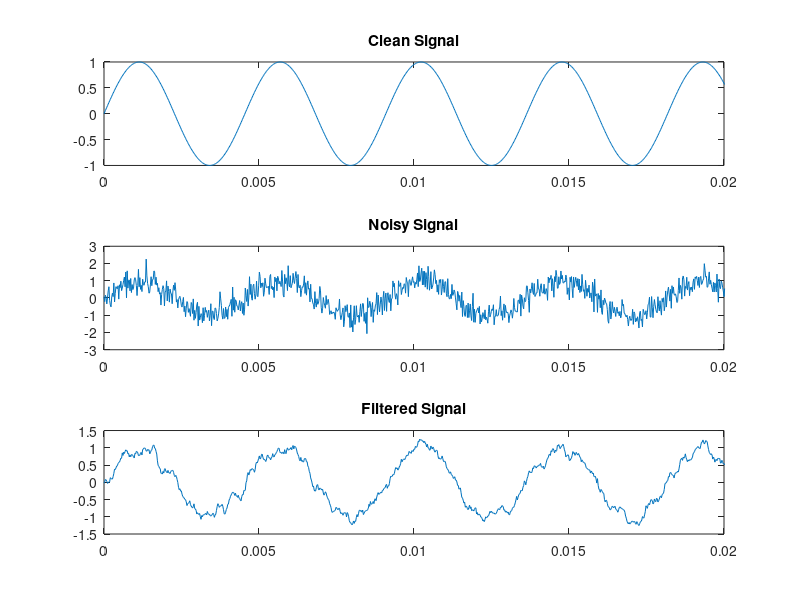

Here is the MATLAB script that generated this plot:
clc; clear;

% Parameters
fs = 44100;          
t = 0:1/fs:5;        

% 1. Clean Signal (pure tone)
freq = 220;          %220 Hz
x_clean = sin(2*pi*freq*t);
% 2. Add noise
noise = 0.4 * randn(size(t));
x_noisy = x_clean + noise;

% 3. Define a Low-Pass Filter (simple moving average)
N = 10;                           % Filter length
h = ones(1, N) / N;               % Normalized box filter

% 4. Apply Convolution (Filtering)
y_filtered = conv(x_noisy, h, 'same');  % Filtered output

% 5. Plot signals (optional)
subplot(3,1,1);
plot(t, x_clean); 
title('Clean Signal'); 
xlim([0 0.02]);
subplot(3,1,2);
plot(t, x_noisy);
title('Noisy Signal');
xlim([0 0.02]);
subplot(3,1,3);
plot(t, y_filtered);
title('Filtered Signal');
xlim([0 0.02]);



